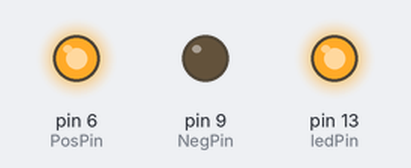
The sketch below on a simulated Arduino Uno, built with avr-gcc and run on an emulated ATmega328P. Parts: output pins drawn as LEDs (lit = HIGH).

Above: at 0.05 s.
At 3.55 s:
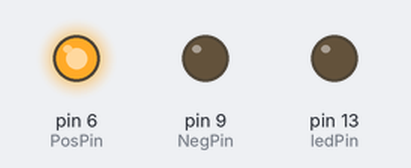
At 7.0 s:
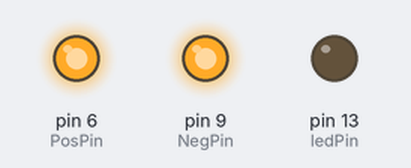
Timing chart, 0 to 9.2 s (numbered marks = the images above):
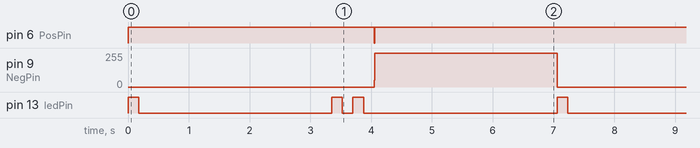

The sketch:

testEMoscillationOff.ino
```cpp
int PosPin = 6; //digital pin
int NegPin = 9;
int halfPeriod = 5;
#define ledPin 13

bool currentDir = true;
int currentStrength = 0;

void setup() {
  // put your setup code here, to run once:
  pinMode(6, OUTPUT);
  pinMode(9, OUTPUT);
  pinMode(ledPin,OUTPUT);

}

void loop() {
  // put your main code here, to run repeatedly:
  EMon(true,255);
  Blink(1);
  delay(3000);
  Blink(2);
  //EMoff();
  //EMon(false,0);
  EMon(false,50);
  delay(10+0);
  EMon(true,0);
  delay(3000);
}

void EMon(bool dir, int strength) {
 if(dir) {
  currentDir = true;
  digitalWrite(PosPin, HIGH);
  analogWrite(NegPin, 255-strength);
 } else {
  currentDir = false;
  digitalWrite(PosPin, LOW);
  analogWrite(NegPin, strength);
 }
  currentStrength = strength;
}

void EMoff() {
  while(currentStrength > 5) {
    currentStrength = currentStrength/2;
    if(currentDir) {
      EMon(false, currentStrength);
    } else {
      EMon(true, currentStrength);
    }
    delay(halfPeriod);
  }
  EMon(false,0);
}


void Blink(byte times){
  for (byte i=0; i< times; i++){
    digitalWrite(ledPin,HIGH);
    delay(175);
    digitalWrite(ledPin,LOW);
    delay(175);
  }
}
```

Measured:
- by itself, pin 6 (PosPin): repeats every 7.1 s: LOW 0.01 s, HIGH 7.1 s
- by itself, pin 9 (NegPin): repeats every 7.1 s: 255/255 3.0 s, 0/255 4.1 s, 50/255 0.01 s
- by itself, pin 13 (ledPin): repeats every 7.1 s: LOW 3.2 s, HIGH 0.18 s, LOW 0.18 s, HIGH 0.18 s, LOW 3.2 s, HIGH 0.18 s
